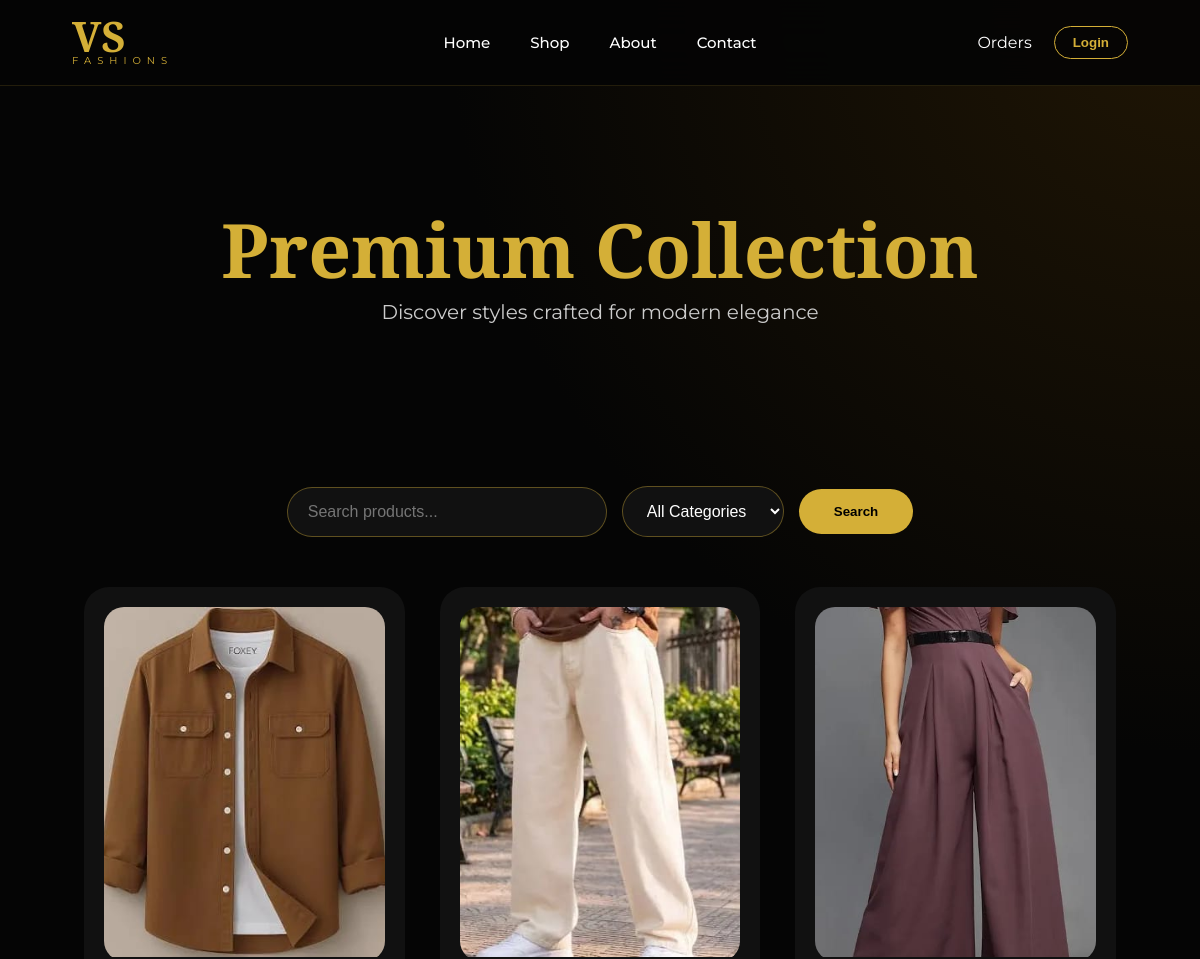
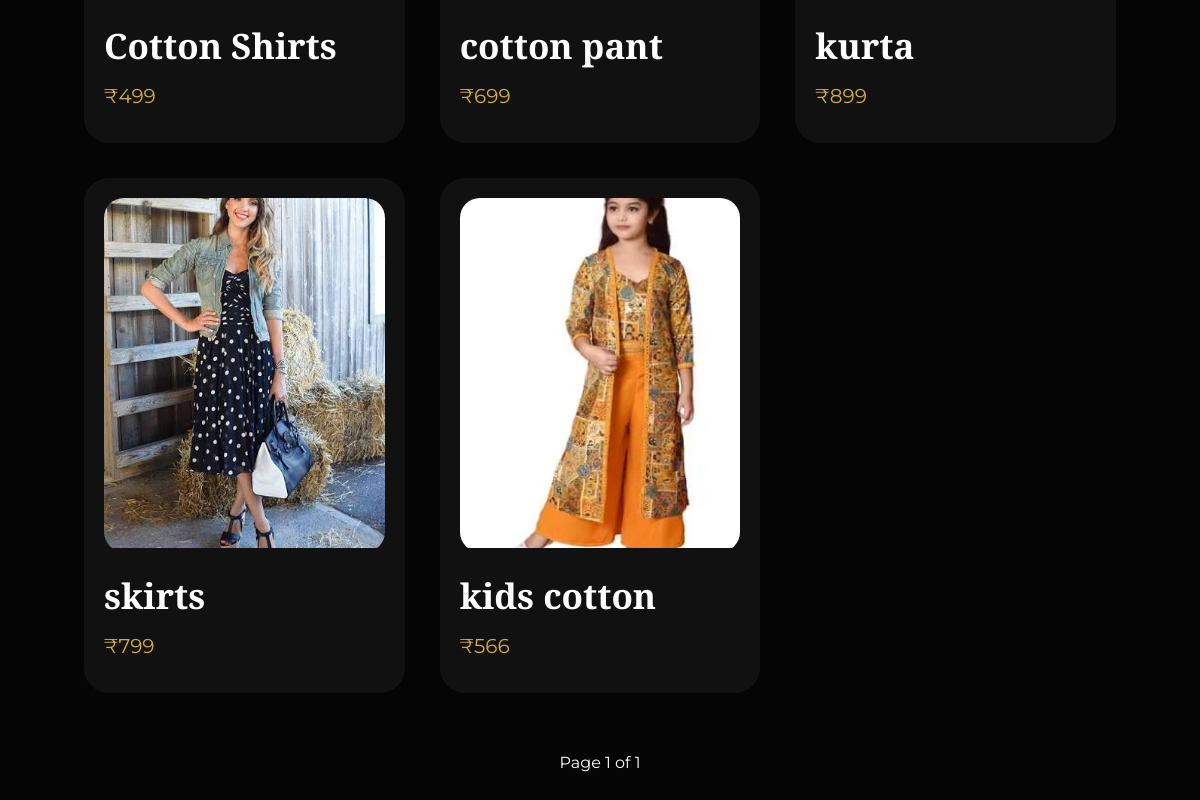
The app's page /shop/ with its own data (2 pictures, top to bottom).
### Vs/models.py (models this page shows, shortened)
class Product(models.Model):
    CATEGORY_CHOICES = (
        ('Men', 'Men'),
        ('Women', 'Women'),
        ('New Arrivals', 'New Arrivals'),
        (
          'kids', 'kids'
        )
    )
    name = models.CharField(max_length=200)
    price = models.IntegerField()
    image = models.ImageField(upload_to='products/')
    description = models.TextField()
    category = models.CharField(
        max_length=50,
        choices=CATEGORY_CHOICES,
        default='Men'
    )

### Vs/views.py (the view)
# urls.py: path('shop/', views.shop, name='shop'),
def shop(request):
    products = Product.objects.all()
    search = request.GET.get('search')
    category = request.GET.get('category')
    if search:
        products = products.filter(
            name__icontains=search
        )
    if category and category != "All":
        products = products.filter(
            category=category
        )
    paginator = Paginator(products, 6)
    page_number = request.GET.get('page')
    products = paginator.get_page(page_number)
    return render(
        request,
        'shop.html',
        {
            'products': products
        }
    )

### Vs/templates/shop.html (shortened to what this page needs)
{% extends 'base.html' %}
{% load static %}
{% block extra_css %}
<link rel="stylesheet" href="{% static 'css/shop.css' %}">
{% endblock %}
{% block content %}
<section class="shop-hero">
<h1>
Premium Collection
</h1>
<p>
Discover styles crafted for modern elegance
</p>
</section>
<section class="shop-area">
<form method="GET" class="search-form">
<input
type="text"
name="search"
placeholder="Search products..."
value="{{ request.GET.search }}"
>
<select name="category">
<option value="All">
All Categories
</option>
</select>
<button type="submit">
Search
</button>
</form>
<div class="products">
{% for product in products %}
<div class="card">
<a href="{% url 'product' product.id %}">
<div class="image-box">
{% if product.image %}
<img src="{{ product.image.url }}"
alt="{{ product.name }}">
{% endif %}
</div>
</a>
<h2>
{{ product.name }}
</h2>
<p>
₹{{ product.price }}
</p>
</div>
{% empty %}
<h2>
No products found
</h2>
{% endfor %}
</div>
<div class="pagination">
<span>
Page {{ products.number }} of {{ products.paginator.num_pages }}
</span>
</div>
</section>
{% endblock %}

### Vs/static/css/base.css (style rules this page uses)
* { margin:0; padding:0; box-sizing:border-box; }
body { background: radial-gradient(circle at top right,#201605,transparent 35%), #050505; color:white; font-family:'Montserrat',sans-serif; min-height:100vh; }

### Vs/static/css/shop.css (style rules this page uses)
.shop-hero { height:350px; display:flex; justify-content:center; align-items:center; flex-direction:column; text-align:center; }
.shop-hero h1 { font-family:'Cormorant Garamond',serif; font-size:75px; color:#d4af37; }
.shop-hero p { font-size:20px; color:#ccc; }
.shop-area { padding:50px 7%; }
.search-form { display:flex; justify-content:center; align-items:center; gap:15px; margin-bottom:50px; flex-wrap:wrap; }
.search-form input { width:320px; padding:15px 20px; border-radius:35px; border:1px solid rgba(212,175,55,.4); background:#111; color:white; font-size:16px; outline:none; }
.search-form select { padding:15px 20px; border-radius:35px; border:1px solid rgba(212,175,55,.4); background:#111; color:white; font-size:16px; outline:none; }
.search-form button { padding:15px 35px; border:none; border-radius:35px; background:#d4af37; color:black; font-weight:700; cursor:pointer; transition:.3s; }
.products { display:grid; grid-template-columns:repeat(3,1fr); gap:35px; }
.card { background:#111; padding:20px; border-radius:25px; transition:.5s; text-decoration:none; color:white; display:block; }
.image-box { overflow:hidden; border-radius:20px; }
.image-box img { width:100%; height:350px; object-fit:cover; transition:.6s; }
.card h2 { font-family:'Cormorant Garamond',serif; font-size:35px; margin-top:20px; }
.card p { color:#d4af37; font-size:20px; margin:15px 0; }
.pagination { display:flex; justify-content:center; align-items:center; gap:25px; margin-top:60px; }
.pagination span { color:white; font-size:16px; }

### records on screen
Product: image (picture), name "Cotton Shirts", price "499"
Product: image (picture), name "cotton pant", price "699"
Product: image (picture), name "kurta", price "899"
Product: image (picture), name "skirts", price "799"
Product: image (picture), name "kids cotton", price "566"

### other values on screen
{{ products.number }} "1"
{{ products.paginator.num_pages }} "1"
